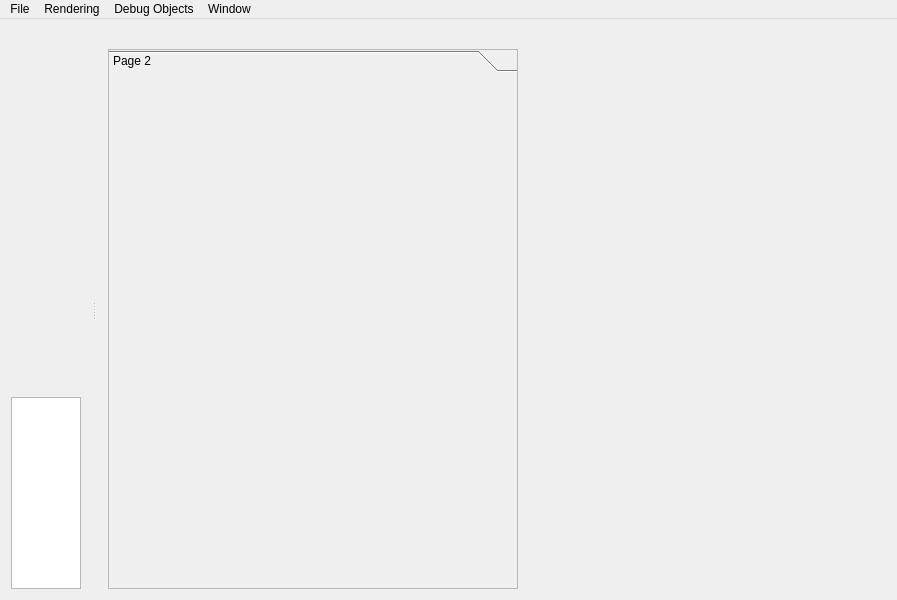
<?xml version="1.0" encoding="UTF-8"?>
<ui version="4.0">
 <class>cg3::viewer::MainWindow</class>
 <widget class="QMainWindow" name="cg3::viewer::MainWindow">
  <property name="geometry">
   <rect>
    <x>0</x>
    <y>0</y>
    <width>897</width>
    <height>600</height>
   </rect>
  </property>
  <property name="minimumSize">
   <size>
    <width>800</width>
    <height>600</height>
   </size>
  </property>
  <property name="baseSize">
   <size>
    <width>800</width>
    <height>600</height>
   </size>
  </property>
  <property name="windowTitle">
   <string/>
  </property>
  <widget class="QWidget" name="centralWidget">
   <layout class="QGridLayout" name="gridLayout">
    <item row="0" column="0">
     <widget class="cg3::viewer::GLCanvas" name="glCanvas" native="true">
      <property name="sizePolicy">
       <sizepolicy hsizetype="Preferred" vsizetype="Expanding">
        <horstretch>0</horstretch>
        <verstretch>0</verstretch>
       </sizepolicy>
      </property>
     </widget>
    </item>
    <item row="1" column="0">
     <widget class="QTextEdit" name="console">
      <property name="sizePolicy">
       <sizepolicy hsizetype="Expanding" vsizetype="Minimum">
        <horstretch>0</horstretch>
        <verstretch>0</verstretch>
       </sizepolicy>
      </property>
     </widget>
    </item>
   </layout>
  </widget>
  <widget class="QMenuBar" name="menuBar">
   <property name="geometry">
    <rect>
     <x>0</x>
     <y>0</y>
     <width>897</width>
     <height>39</height>
    </rect>
   </property>
   <widget class="QMenu" name="menuFile">
    <property name="title">
     <string>Rendering</string>
    </property>
    <addaction name="actionChange_Background_Color"/>
    <addaction name="actionFit_Scene"/>
    <addaction name="actionReset_Point_of_View"/>
    <addaction name="actionPerspective_Orthographic_Camera_Mode"/>
    <addaction name="actionShow_Axis"/>
    <addaction name="actionUpdate_Canvas"/>
    <addaction name="separator"/>
    <addaction name="action2D_Mode"/>
    <addaction name="action3D_Mode"/>
   </widget>
   <widget class="QMenu" name="menuWindow">
    <property name="title">
     <string>Window</string>
    </property>
    <addaction name="actionFull_Screen"/>
    <addaction name="actionShow_Hide_Dock_Widget"/>
    <addaction name="actionShow_Hide_Console_Stream"/>
   </widget>
   <widget class="QMenu" name="menuFile_2">
    <property name="title">
     <string>File</string>
    </property>
    <addaction name="actionLoad_Point_of_View"/>
    <addaction name="actionLoad_Point_Of_View_from"/>
    <addaction name="actionSave_Point_Of_View"/>
    <addaction name="actionSave_Point_Of_View_as"/>
    <addaction name="actionSave_Snapshot"/>
   </widget>
   <widget class="QMenu" name="menuDebug_Objects">
    <property name="title">
     <string>Debug Objects</string>
    </property>
    <addaction name="actionEnable_Debug_Objects"/>
    <addaction name="actionDisable_Debug_Objects"/>
    <addaction name="separator"/>
   </widget>
   <addaction name="menuFile_2"/>
   <addaction name="menuFile"/>
   <addaction name="menuDebug_Objects"/>
   <addaction name="menuWindow"/>
  </widget>
  <widget class="QDockWidget" name="dockWidget">
   <property name="sizePolicy">
    <sizepolicy hsizetype="MinimumExpanding" vsizetype="Preferred">
     <horstretch>0</horstretch>
     <verstretch>0</verstretch>
    </sizepolicy>
   </property>
   <property name="minimumSize">
    <size>
     <width>848</width>
     <height>575</height>
    </size>
   </property>
   <property name="autoFillBackground">
    <bool>false</bool>
   </property>
   <property name="features">
    <set>QDockWidget::AllDockWidgetFeatures</set>
   </property>
   <property name="allowedAreas">
    <set>Qt::NoDockWidgetArea</set>
   </property>
   <attribute name="dockWidgetArea">
    <number>2</number>
   </attribute>
   <widget class="QWidget" name="dockWidgetContents">
    <property name="sizePolicy">
     <sizepolicy hsizetype="MinimumExpanding" vsizetype="Preferred">
      <horstretch>0</horstretch>
      <verstretch>0</verstretch>
     </sizepolicy>
    </property>
    <property name="layoutDirection">
     <enum>Qt::RightToLeft</enum>
    </property>
    <layout class="QGridLayout" name="gridLayout_2">
     <item row="0" column="0">
      <widget class="QScrollArea" name="scrollArea">
       <property name="sizePolicy">
        <sizepolicy hsizetype="Expanding" vsizetype="MinimumExpanding">
         <horstretch>0</horstretch>
         <verstretch>0</verstretch>
        </sizepolicy>
       </property>
       <property name="minimumSize">
        <size>
         <width>400</width>
         <height>0</height>
        </size>
       </property>
       <property name="layoutDirection">
        <enum>Qt::LeftToRight</enum>
       </property>
       <property name="frameShape">
        <enum>QFrame::NoFrame</enum>
       </property>
       <property name="frameShadow">
        <enum>QFrame::Plain</enum>
       </property>
       <property name="widgetResizable">
        <bool>true</bool>
       </property>
       <property name="alignment">
        <set>Qt::AlignLeading|Qt::AlignLeft|Qt::AlignTop</set>
       </property>
       <widget class="QWidget" name="scrollAreaWidgetContents">
        <property name="geometry">
         <rect>
          <x>0</x>
          <y>0</y>
          <width>400</width>
          <height>501</height>
         </rect>
        </property>
        <layout class="QVBoxLayout" name="verticalLayout_2"/>
       </widget>
      </widget>
     </item>
     <item row="0" column="1" rowspan="2">
      <widget class="QToolBox" name="toolBox">
       <property name="sizePolicy">
        <sizepolicy hsizetype="Expanding" vsizetype="Expanding">
         <horstretch>0</horstretch>
         <verstretch>0</verstretch>
        </sizepolicy>
       </property>
       <property name="minimumSize">
        <size>
         <width>400</width>
         <height>0</height>
        </size>
       </property>
       <property name="layoutDirection">
        <enum>Qt::LeftToRight</enum>
       </property>
       <property name="frameShape">
        <enum>QFrame::StyledPanel</enum>
       </property>
       <property name="frameShadow">
        <enum>QFrame::Raised</enum>
       </property>
       <property name="currentIndex">
        <number>0</number>
       </property>
       <widget class="QWidget" name="page_2">
        <property name="geometry">
         <rect>
          <x>0</x>
          <y>0</y>
          <width>398</width>
          <height>445</height>
         </rect>
        </property>
        <attribute name="label">
         <string>Page 2</string>
        </attribute>
       </widget>
      </widget>
     </item>
    </layout>
   </widget>
  </widget>
  <action name="actionSave_Snapshot">
   <property name="text">
    <string>Save Snapshot</string>
   </property>
   <property name="shortcut">
    <string>Ctrl+S</string>
   </property>
  </action>
  <action name="actionShow_Axis">
   <property name="text">
    <string>Show Axis</string>
   </property>
   <property name="shortcut">
    <string>A</string>
   </property>
  </action>
  <action name="actionFull_Screen">
   <property name="checkable">
    <bool>true</bool>
   </property>
   <property name="text">
    <string>Full Screen</string>
   </property>
   <property name="shortcut">
    <string>F11</string>
   </property>
  </action>
  <action name="actionUpdate_Canvas">
   <property name="text">
    <string>Update Canvas</string>
   </property>
   <property name="shortcut">
    <string>U</string>
   </property>
  </action>
  <action name="actionFit_Scene">
   <property name="text">
    <string>Fit Scene</string>
   </property>
   <property name="shortcut">
    <string>F</string>
   </property>
  </action>
  <action name="actionChange_Background_Color">
   <property name="text">
    <string>Change Background Color</string>
   </property>
  </action>
  <action name="actionSave_Point_Of_View">
   <property name="text">
    <string>Save Point Of View</string>
   </property>
   <property name="shortcut">
    <string>Ctrl+P</string>
   </property>
  </action>
  <action name="actionLoad_Point_of_View">
   <property name="text">
    <string>Load Point Of View</string>
   </property>
   <property name="shortcut">
    <string>Ctrl+L</string>
   </property>
  </action>
  <action name="actionShow_Hide_Dock_Widget">
   <property name="text">
    <string>Show/Hide Dock Widget</string>
   </property>
   <property name="shortcut">
    <string>Ctrl+H</string>
   </property>
  </action>
  <action name="actionLoad_Point_Of_View_from">
   <property name="text">
    <string>Load Point Of View from...</string>
   </property>
  </action>
  <action name="actionSave_Point_Of_View_as">
   <property name="text">
    <string>Save Point Of View as...</string>
   </property>
  </action>
  <action name="actionShow_Hide_Console_Stream">
   <property name="text">
    <string>Show/Hide Console Stream</string>
   </property>
   <property name="shortcut">
    <string>C</string>
   </property>
  </action>
  <action name="actionEnable_Debug_Objects">
   <property name="text">
    <string>Enable Debug Objects</string>
   </property>
   <property name="shortcut">
    <string>D</string>
   </property>
  </action>
  <action name="actionDisable_Debug_Objects">
   <property name="enabled">
    <bool>false</bool>
   </property>
   <property name="text">
    <string>Disable Debug Objects</string>
   </property>
   <property name="shortcut">
    <string>D</string>
   </property>
  </action>
  <action name="action2D_Mode">
   <property name="text">
    <string>2D Mode</string>
   </property>
   <property name="shortcut">
    <string>2</string>
   </property>
  </action>
  <action name="action3D_Mode">
   <property name="enabled">
    <bool>false</bool>
   </property>
   <property name="text">
    <string>3D Mode</string>
   </property>
   <property name="shortcut">
    <string>3</string>
   </property>
  </action>
  <action name="actionReset_Point_of_View">
   <property name="text">
    <string>Reset Point of View</string>
   </property>
  </action>
  <action name="actionPerspective_Orthographic_Camera_Mode">
   <property name="text">
    <string>Perspective/Orthographic Camera Mode</string>
   </property>
  </action>
 </widget>
 <layoutdefault spacing="6" margin="11"/>
 <customwidgets>
  <customwidget>
   <class>cg3::viewer::GLCanvas</class>
   <extends>QWidget</extends>
   <header>cg3/viewer/glcanvas.h</header>
   <container>1</container>
  </customwidget>
 </customwidgets>
 <resources/>
 <connections/>
</ui>
